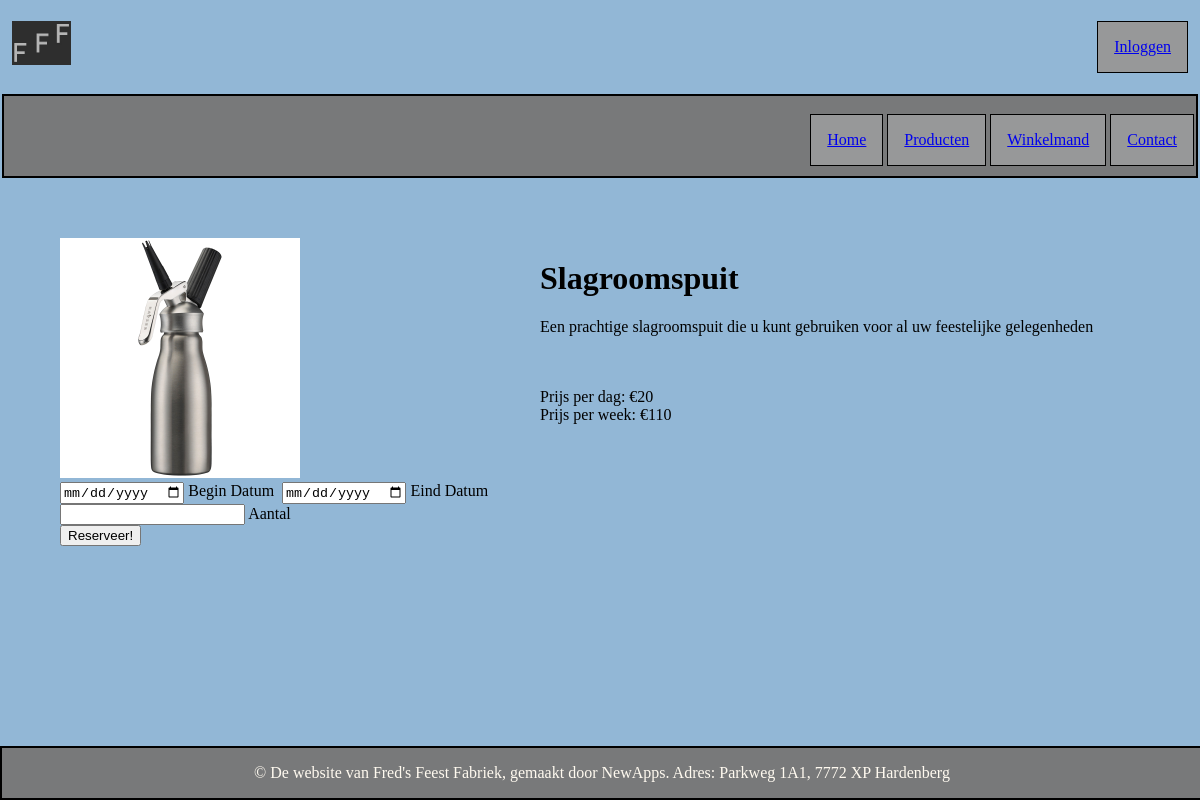
Page /articlePage.php?id=5 on the committed database.
### tables this page shows
CREATE TABLE `product` (
  `productID` int(11) NOT NULL,
  `artikel_categorieID` int(11) NOT NULL,
  `afbeelding` text NOT NULL,
  `naam` varchar(254) NOT NULL,
  `beschrijving` mediumtext NOT NULL,
  `prijs` int(11) DEFAULT NULL,
  `prijsDag` int(11) DEFAULT NULL,
  `prijsWeek` int(11) DEFAULT NULL,
  `onderhoud` tinyint(4) NOT NULL
);

### articlePage.php (called while the page is built)
<?php
include_once('header.php');
include_once('pageIncludes/articleContent.php');
include_once('footer.php');

### pageIncludes/articleContent.php (the view, shortened to what this page needs)
<!DOCTYPE html>
<html lang="nl">
<head>
    <link rel="stylesheet" href="./css/article.css">
</head>
<body>
<div id="page-wrapper">
<?php
$query = "SELECT * FROM product WHERE productID = ?";
$stmt = $db->prepare($query);
$stmt->execute(array($_GET['id']));
$products = $stmt->fetch();
        echo '<div class="productAfbeelding"><img src="'.$products['afbeelding'].'" alt="Productafbeelding">';
        echo '<br>';
        echo '<form method="post"><div class="reserveren">';
        if ($products['onderhoud'] == 1){
            echo '<p> Product zit in onderhoud. </p>';
        }
        elseif ($products['prijs'] === NULL) {
            echo '<input class="startDate" type="date" name="startDate"> Begin Datum  &nbsp';
            echo '<input class="endDate" type="date" name="endDate"> Eind Datum<br>';
            echo '<input class="amount" type="number" name="amount"> Aantal<br>';
            echo '<input type="submit" name="submit" id="submit" value="Reserveer!">';
        }else {
            echo '<input class="startDate" type="date" name="startDate"> Ophaal/bezorgdatum<br>';
            echo '<input class="amount" type="number" name="amount"> Aantal<br>';
            echo '<input type="submit" name="submit" id="submit" value="Koop!">';
        }
        echo '</form></div></div>';
        echo '<div class="descBox">';
        echo '<h1>'. $products['naam'] .'</h1>';
        echo '<p>'.$products['beschrijving'] .'</p>';
        echo '<br>';
        if ($products['prijs'] === NULL){
            echo '<br>';
            echo 'Prijs per dag: €' . $products['prijsDag']/100;
            echo '<br>';
            echo 'Prijs per week: €' . $products['prijsWeek']/100;
            echo '<br>';
        } else{
            echo 'Koopprijs: €' . $products['prijs']/100;
            echo '<br><br><br>';
        }
        echo '</div>';
?>
</body>
</html>

### css/header.css (style rules this page uses)
body { background-color: #92b7d6; }
img { max-width: 50%; height: auto; }

### css/article.css (style rules this page uses)
#page-wrapper { display: flex; flex-direction: row; margin-top: 5%; }
.productAfbeelding { max-width: 40%; margin-left: 5%; }

### css/footer.css (style rules this page uses)
body { width: 100%; margin: 0 auto; }

### rows in the picture
product: afbeelding (picture), naam "Slagroomspuit", beschrijving "Een prachtige slagroomspuit die u kunt gebruiken voor al uw feestelijke gelegenheden", $products['prijsDag']/100 "20", $products['prijsWeek']/100 "110"
